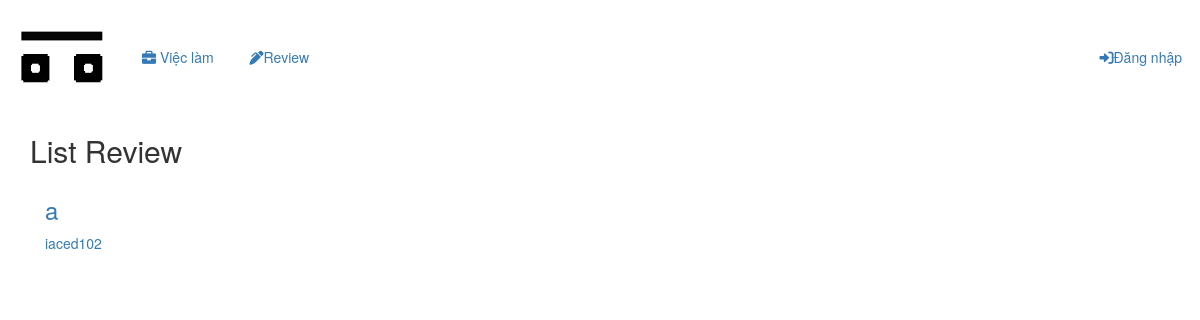
Before: /posts/reviews with the older database file.
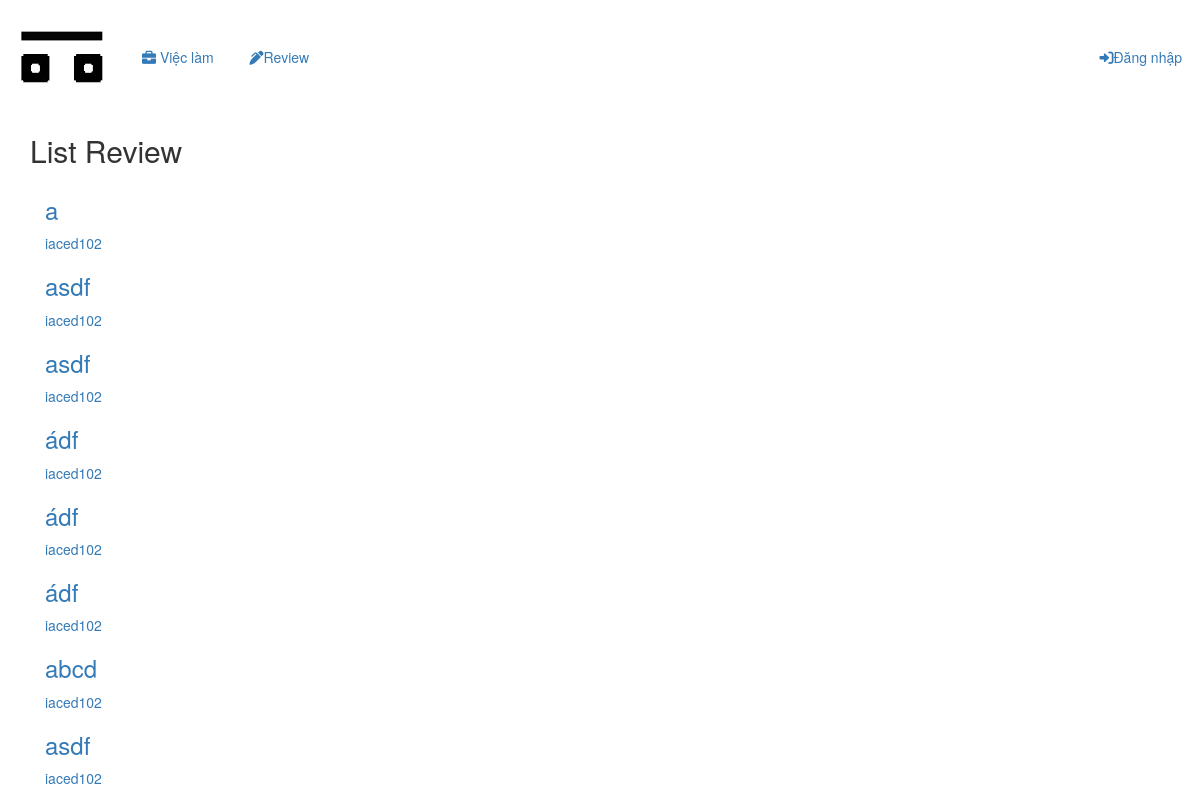
After: the same page with the newer database file.
### post/models.py (models this page shows, shortened)
class Review_Post(models.Model):
    author = models.ForeignKey(User, on_delete=models.CASCADE)
    title = models.CharField(max_length=60)
    content = models.TextField()
    date = models.DateField(auto_now_add=True)
    rate = models.FloatField(default= 0)
    count_rate = models.IntegerField(default=0)

### accounts/models.py (models this page shows)
class User(AbstractUser):
    display_name = models.CharField(max_length= 60)
    REQUIRED_FIELDS =['email', 'first_name', 'last_name']
    def __str__(self):
        return super().__str__()

### post/views.py (the view)
# urls.py: path('reviews', List_Reviews.as_view(), name = 'list_reviews'),
class List_Reviews(TemplateView):
    template_name = 'apps/reviews/list-reviews.html'
    list_reviews = [a for a in range(10)]
    def get_context_data(self, *args, **kwargs):
        context = super().get_context_data(**kwargs)
        context['list_reviews'] = Review_Post.objects.filter(id__in = self.list_reviews)
        return context

### post/templates/apps/reviews/list-reviews.html (shortened to what this page needs)
{% extends 'base/pages/base.html' %}
{% load static %}
{% block content%}
    <div class='container'>
        <h2>List Review</h2>
        <div class='container' id='list-review'>
            {% for post in list_reviews %}
                <a href="{% url 'detail_review' pk=post.id %}">
                    <h3>{{post.title}}</h3>
                    <p>{{post.author}}</p>
            {% endfor %}
            </div>
    </div>
{% endblock %}

### templates/base/pages/base.html (shortened to what this page needs)
{% load static %}
<!DOCTYPE html>
<html>
    <head>
        <link rel='stylesheet' href="{% static 'css/base/header.css'%}">
        <link rel="stylesheet" href="https://maxcdn.bootstrapcdn.com/bootstrap/3.3.7/css/bootstrap.min.css">
        <link rel="stylesheet" href="https://cdnjs.cloudflare.com/ajax/libs/font-awesome/6.0.0-beta2/css/all.min.css" />
    </head>
    <body>
        {% include "base/pages/header.html" %}
        {% block content %}{% endblock %}
    </body>
</html>

### templates/base/pages/header.html
{% load static %}
<header class='header-nav-bar'>
    <nav class='nav-bar'>
        <ul>
            <li>
                <a href="{% url 'home' %}">
                    <img class="rounded" src="{% static 'image/logo/logo.png' %}">
                </a>
            </li>
            <li>
                <a href="{% url 'list_recruitments' %}"><i class="fas fa-briefcase"></i> Việc làm</a>
            </li>
            <li>
                <a href="{% url 'list_reviews' %}"><i class="fas fa-pen-alt"></i>Review</a>
            </li>
        </ul>
    </nav>
    <nav class='menu-bar'>
        <ul>
            {% if user.is_authenticated %}
                <li>
                    <a href='#'><i class="fas fa-id-card"></i>Hồ sơ của bạn!</a>
                </li>
                <li>
                    <a href="{% url 'logout' %}"><i class="fas fa-sign-out-alt"></i>Đăng xuất</a>
                </li>
            {% else %}
                <li>
                    <a href="{% url 'login' %}"><i class="fas fa-sign-in-alt"></i>Đăng nhập</a>
                </li>
            {% endif %}
        </ul>
    </nav>
</header>

### static/css/base/header.css (style rules this page uses)
* { margin: 0; padding:0; }
.header-nav-bar { display:flex; justify-content: space-between; }
.header-nav-bar nav ul { display: flex; align-items: center; height: 100%; }
.header-nav-bar nav ul li { list-style-type: none; padding: 8px; margin: 0 10px; }
.header-nav-bar nav ul li a { text-decoration: none; }

Changed rows visible on the page:
added Review_Post: title "asdf", author "iaced102"
added Review_Post: title "asdf", author "iaced102"
added Review_Post: title "ádf", author "iaced102"
added Review_Post: title "ádf", author "iaced102"
added Review_Post: title "ádf", author "iaced102"
added Review_Post: title "abcd", author "iaced102"
added Review_Post: title "asdf", author "iaced102"
